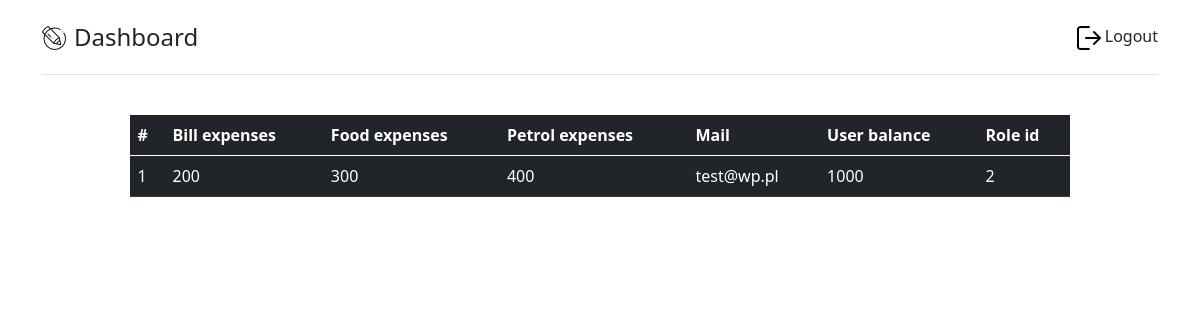
Page /modules/data.php (signed in) on the committed database.
### tables this page shows
CREATE TABLE `users_info` (
  `User_Id` int(11) NOT NULL,
  `billexpenses` int(11) NOT NULL,
  `foodexpenses` int(11) NOT NULL,
  `petrolexpenses` int(11) NOT NULL,
  `Mail` text NOT NULL,
  `user_balance` int(11) NOT NULL,
  `Password` text NOT NULL,
  `Role_Id` int(11) NOT NULL
);

### modules/roles/customer.php (the view, shortened to what this page needs)
<table class="table table-hover table-dark">
  <thead class="thead-dark">
    <tr>
      <th scope="col">#</th>
      <th scope="col">Bill expenses</th>
      <th scope="col">Food expenses</th>
      <th scope="col">Petrol expenses</th>
      <th scope="col">Mail</th>
      <th scope="col">User balance</th>
      <th scope="col">Role id</th>
    </tr>
  </thead>
  <tbody>
  <?php
    include_once("config.php");
    $sql = "SELECT * FROM users_info WHERE User_Id =".$_SESSION["UID"];
    $result = $con->query($sql);
    if ($result->num_rows > 0) {
        while($row = $result->fetch_assoc()) {
            echo("<tr><td>".$row["User_Id"]."</td>"."<td>".$row["billexpenses"]."</td><td>".$row["foodexpenses"]."</td><td>".$row["petrolexpenses"]."</td><td>".$row["Mail"]."</td><td>".$row["user_balance"]."</td><td>".$row["Role_Id"]."</td>");
        }
    }
    ?>
  </tbody>
</table>

### styles/data.module.css (style rules this page uses)
.table { max-width: 80%; margin-left: auto; margin-right: auto; }

### rows in the picture
users_info: User_Id "1", billexpenses "200", foodexpenses "300", petrolexpenses "400", Mail "test@wp.pl", user_balance "1000", Role_Id "2"
